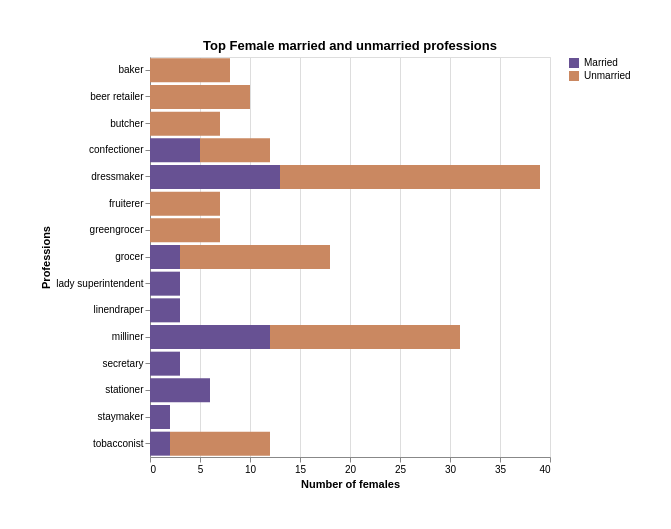

The Vega-Lite source for this figure:
### Vega-Lite specification from a JSON file in a GitHub repository (floating-point values rounded to 4 significant figures)
{"$schema": "https://vega.github.io/schema/vega-lite/v4.json", "title": "Top Female married and unmarried professions", "description:": "A stcked bar chart, showing the top Female professions for married (Mrs.) and unmarried (Miss.) women.", "width": 400, "height": 400, "padding": 40, "data": {"values": [{"profession": "dressmaker", "value": 26, "married": 0}, {"profession": "milliner", "value": 19, "married": 0}, {"profession": "grocer", "value": 15, "married": 0}, {"profession": "tobacconist", "value": 10, "married": 0}, {"profession": "beer retailer", "value": 10, "married": 0}, {"profession": "baker", "value": 8, "married": 0}, {"profession": "greengrocer", "value": 7, "married": 0}, {"profession": "fruiterer", "value": 7, "married": 0}, {"profession": "confectioner", "value": 7, "married": 0}, {"profession": "butcher", "value": 7, "married": 0}, {"profession": "dressmaker", "value": 13, "married": 1}, {"profession": "milliner", "value": 12, "married": 1}, {"profession": "stationer", "value": 6, "married": 1}, {"profession": "confectioner", "value": 5, "married": 1}, {"profession": "secretary", "value": 3, "married": 1}, {"profession": "linendraper", "value": 3, "married": 1}, {"profession": "lady superintendent", "value": 3, "married": 1}, {"profession": "grocer", "value": 3, "married": 1}, {"profession": "tobacconist", "value": 2, "married": 1}, {"profession": "staymaker", "value": 2, "married": 1}]}, "transform": [{"calculate": "datum.married == 1 ? 'Married' : 'Unmarried'", "as": "legend"}], "mark": "bar", "encoding": {"x": {"field": "value", "type": "quantitative", "title": "Number of females"}, "y": {"field": "profession", "type": "nominal", "title": "Professions"}, "color": {"field": "legend", "type": "nominal", "scale": {"range": ["#675193", "#ca8861"]}, "title": null}}}
